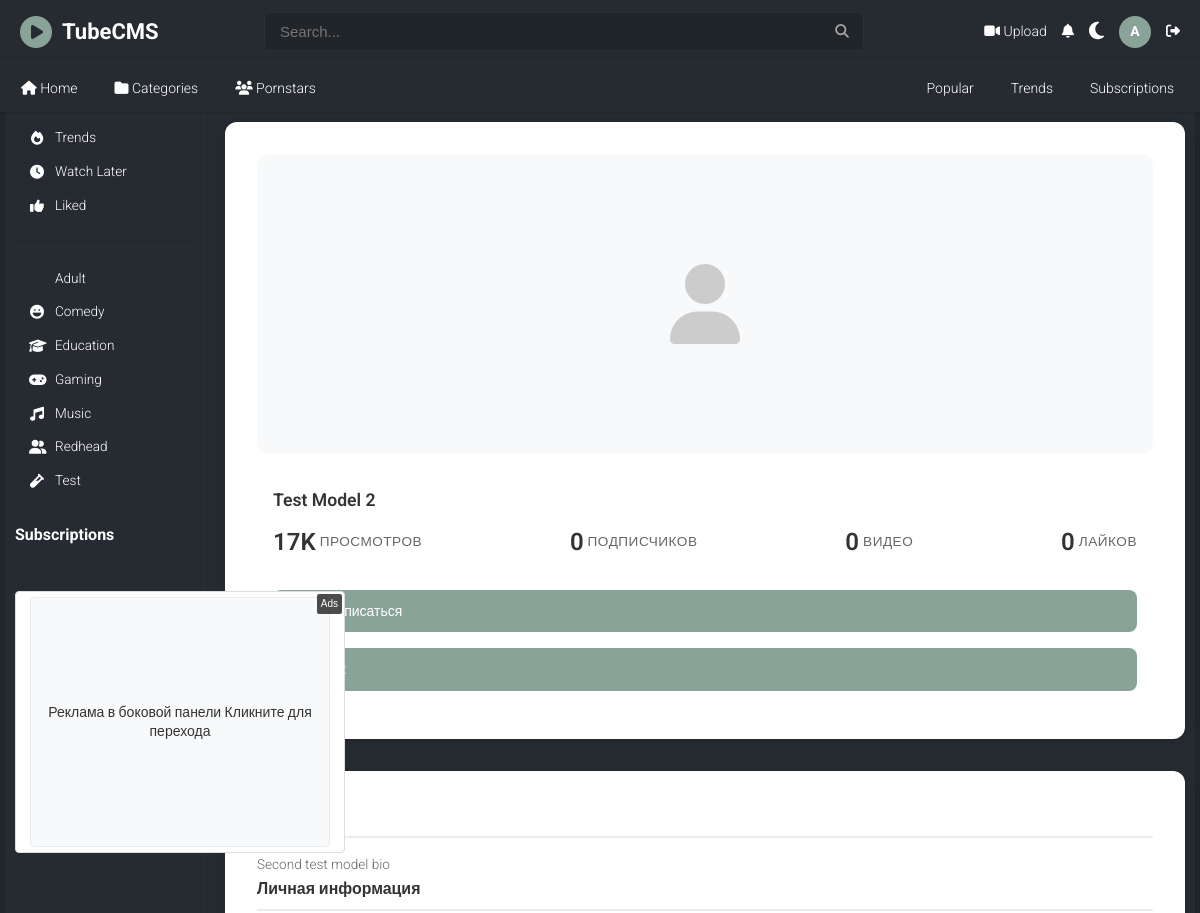
Page /models/test-model-2/ (signed in, upper part) on the earlier database version.
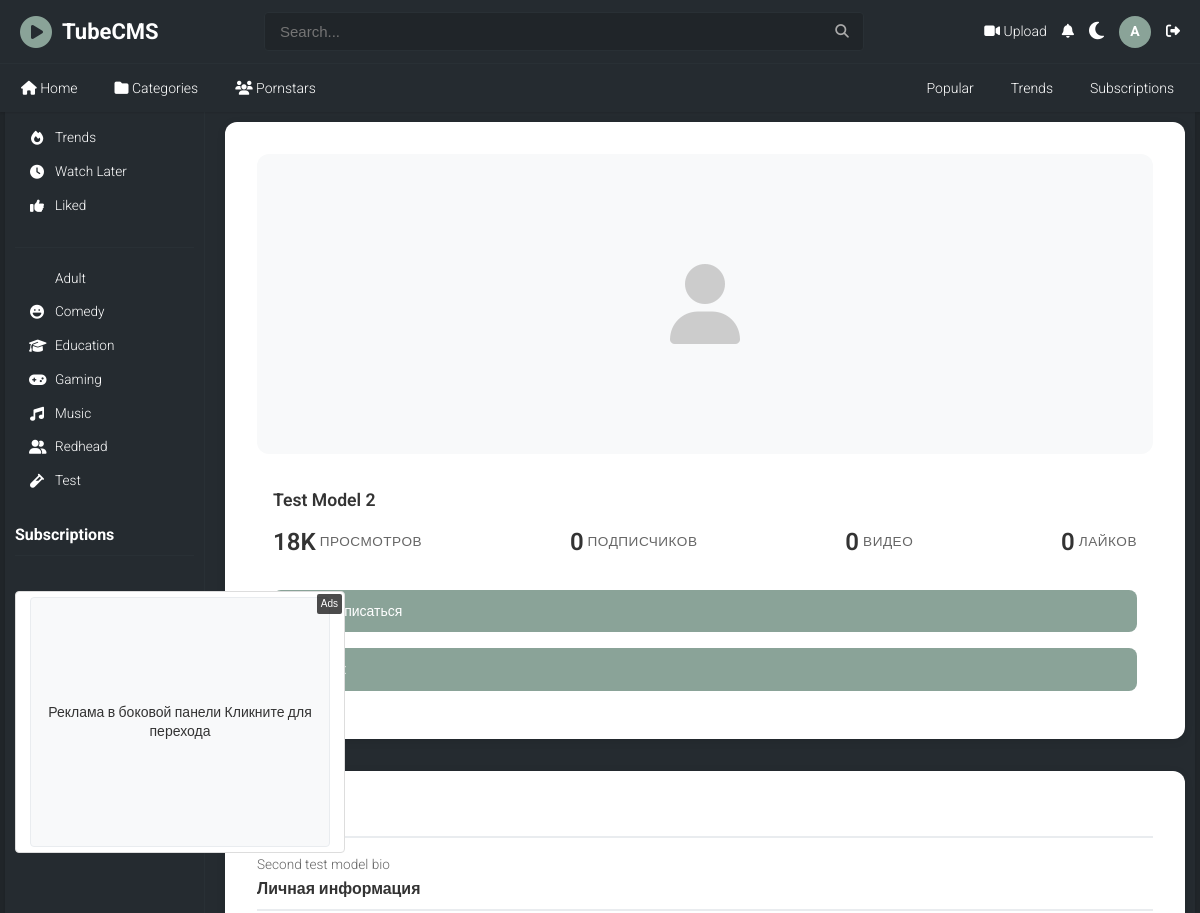
Same page on the later database version.
### apps/models/models.py (models this page shows, shortened)
class Model(models.Model):
    user = models.OneToOneField(User, on_delete=models.CASCADE, related_name='model_profile')
    slug = models.SlugField(max_length=200, blank=True, null=True, unique=True)
    display_name = models.CharField(max_length=100, help_text="Stage name or display name")
    bio = models.TextField(blank=True, help_text="Biography")
    avatar = models.ImageField(upload_to='models/avatars/', blank=True, null=True)
    cover_photo = models.ImageField(upload_to='models/covers/', blank=True, null=True)
    GENDER_CHOICES = [
        ('female', 'Женщина'),
        ('male', 'Мужчина'),
        ('trans', 'Трансгендер'),
        ('other', 'Другое'),
    ]
    gender = models.CharField(max_length=10, choices=GENDER_CHOICES, default='female')
    age = models.PositiveIntegerField(blank=True, null=True, help_text="Age in years")
    birth_date = models.DateField(blank=True, null=True)
    country = models.CharField(max_length=100, blank=True, help_text="Country of origin")
    ethnicity = models.CharField(max_length=100, blank=True, help_text="Ethnicity")
    career_start = models.DateField(blank=True, null=True, help_text="Career start date")
    zodiac_sign = models.CharField(max_length=20, blank=True, help_text="Zodiac sign")
    HAIR_COLOR_CHOICES = [
        ('blonde', 'Блондинка'),
        ('brunette', 'Брюнетка'),
        ('redhead', 'Рыжая'),
        ('black', 'Черная'),
        ('brown', 'Коричневая'),
        ('gray', 'Серая'),
        ('other', 'Другое'),
    ]
    hair_color = models.CharField(max_length=20, choices=HAIR_COLOR_CHOICES, blank=True)
    EYE_COLOR_CHOICES = [
        ('blue', 'Голубые'),
        ('brown', 'Коричневые'),
        ('green', 'Зеленые'),
        ('hazel', 'Ореховые'),
        ('gray', 'Серые'),
        ('other', 'Другое'),
    ]
    eye_color = models.CharField(max_length=20, choices=EYE_COLOR_CHOICES, blank=True)
    has_tattoos = models.BooleanField(default=False)
    tattoos_description = models.TextField(blank=True, help_text="Description of tattoos")
    has_piercings = models.BooleanField(default=False)
    piercings_description = models.TextField(blank=True, help_text="Description of piercings")
    BREAST_SIZE_CHOICES = [
        ('small', 'Маленькая'),
        ('medium', 'Средняя'),
        ('large', 'Большая'),
        ('very_large', 'Очень большая'),
    ]
    breast_size = models.CharField(max_length=20, choices=BREAST_SIZE_CHOICES, blank=True)
    measurements = models.CharField(max_length=50, blank=True, help_text="Body measurements (e.g., 32A-60-83)")
    height = models.PositiveIntegerField(blank=True, null=True, help_text="Height in cm")
    weight = models.PositiveIntegerField(blank=True, null=True, help_text="Weight in kg")
    views_count = models.PositiveIntegerField(default=0)
    subscribers_count = models.PositiveIntegerField(default=0)
    videos_count = models.PositiveIntegerField(default=0)
    likes_count = models.PositiveIntegerField(default=0)
    is_verified = models.BooleanField(default=False, help_text="Verified model")
    is_active = models.BooleanField(default=True)
    is_premium = models.BooleanField(default=False)
    created_at = models.DateTimeField(auto_now_add=True)
    updated_at = models.DateTimeField(auto_now=True)
    class Meta:
        verbose_name = "Model"
        verbose_name_plural = "Models"
        ordering = ['-created_at']
    def save(self, *args, **kwargs):
        super().save(*args, **kwargs)
    @property
    def age_display(self):
        if self.age:
            return f"{self.age} лет"
        return "Не указан"

### apps/models/views.py (the view)
# urls.py: path('<slug:slug>/', views.ModelDetailView.as_view(), name='detail'),
class ModelDetailView(DetailView):
    model = Model
    template_name = 'models/detail.html'
    context_object_name = 'model'
    slug_field = 'slug'
    slug_url_kwarg = 'slug'
    def get_queryset(self):
        return Model.objects.filter(is_active=True).select_related('user').prefetch_related('model_videos__video')
    def get_context_data(self, **kwargs):
        context = super().get_context_data(**kwargs)
        model = self.get_object()
        model.views_count += 1
        model.save(update_fields=['views_count'])
        model_videos = ModelVideo.objects.filter(model=model).select_related('video').order_by('-created_at')
        paginator = Paginator(model_videos, 12)
        page = self.request.GET.get('page')
        context['model_videos'] = paginator.get_page(page)
        if self.request.user.is_authenticated:
            context['is_subscribed'] = ModelSubscription.objects.filter(
                user=self.request.user,
                model=model
            ).exists()
            context['is_liked'] = ModelLike.objects.filter(
                user=self.request.user,
                model=model
            ).exists()
        else:
            context['is_subscribed'] = False
            context['is_liked'] = False
        return context

### apps/ads/models.py (called while the page is built)
    def record_impression(self):
        self.impressions_count += 1
        self.save(update_fields=['impressions_count'])

### apps/core/context_processors.py (called while the page is built)
def theme(request):
    if request.user.is_authenticated and hasattr(request.user, 'profile'):
        theme_preference = request.user.profile.theme_preference
    else:
        theme_preference = 'dark'  # Default theme
    return {
        'theme': theme_preference
    }

def categories(request):
    return {
        'categories': Category.objects.filter(is_active=True).order_by('order', 'name')
    }

### apps/core/templatetags/core_tags.py (called while the page is built)
@register.simple_tag
def get_avatar_initial(user):
    if user.first_name:
        return user.first_name[0].upper()
    elif user.username:
        return user.username[0].upper()
    return "U"

### templates/models/detail.html (shortened to what the changed rows need)
{% extends 'base.html' %}
{% load static %}
{% block content %}
<div class="container-fluid">
    <div class="row">
        <div class="col-md-9">
            <div class="model-header">
                <div class="row">
                    <div class="col-md-8">
                        <div class="model-info">
                            <h1 class="model-name">{{ model.display_name }}</h1>
                            <div class="model-stats">
                                <div class="stat">
                                    <span class="stat-number">{{ model.views_count|floatformat:0 }}K</span>
                                    <span class="stat-label">просмотров</span>
                                </div>
                                <div class="stat">
                                    <span class="stat-number">{{ model.subscribers_count }}</span>
                                    <span class="stat-label">подписчиков</span>
                                </div>
                                <div class="stat">
                                    <span class="stat-number">{{ model.videos_count }}</span>
                                    <span class="stat-label">видео</span>
                                </div>
                                <div class="stat">
                                    <span class="stat-number">{{ model.likes_count }}</span>
                                    <span class="stat-label">лайков</span>
                                </div>
                            </div>
                            <div class="model-actions">
                                {% if user.is_authenticated %}
                                    {% if is_subscribed %}
                                        <a href="{% url 'models:unsubscribe' model.slug %}" class="btn btn-outline-primary">
                                            <i class="fas fa-user-minus"></i> Отписаться
                                        </a>
                                    {% else %}
                                        <a href="{% url 'models:subscribe' model.slug %}" class="btn btn-primary">
                                        </a>
                                    {% endif %}
                                    {% if is_liked %}
                                        <a href="{% url 'models:unlike' model.slug %}" class="btn btn-outline-danger">
                                            <i class="fas fa-heart"></i> Убрать лайк
                                        </a>
                                    {% else %}
                                        <a href="{% url 'models:like' model.slug %}" class="btn btn-danger">
                                        </a>
                                    {% endif %}
                                {% else %}
                                    <a href="{% url 'users:login' %}" class="btn btn-primary">
                                        <i class="fas fa-sign-in-alt"></i> Войти для подписки
                                    </a>
                                {% endif %}
                            </div>
                        </div>
                    </div>
                </div>
            </div>
            <div class="model-details">
                <div class="row">
                    <div class="col-md-8">
                        {% if model.bio %}
                        <div class="bio-section">
                            <h3>О модели</h3>
                            <p>{{ model.bio }}</p>
                        </div>
                        {% endif %}
                    </div>
                </div>
            </div>
        </div>
    </div>
</div>
{% endblock %}

Differences in the rows shown:
changed Model "Test Model 2": views_count "17" → "18"
